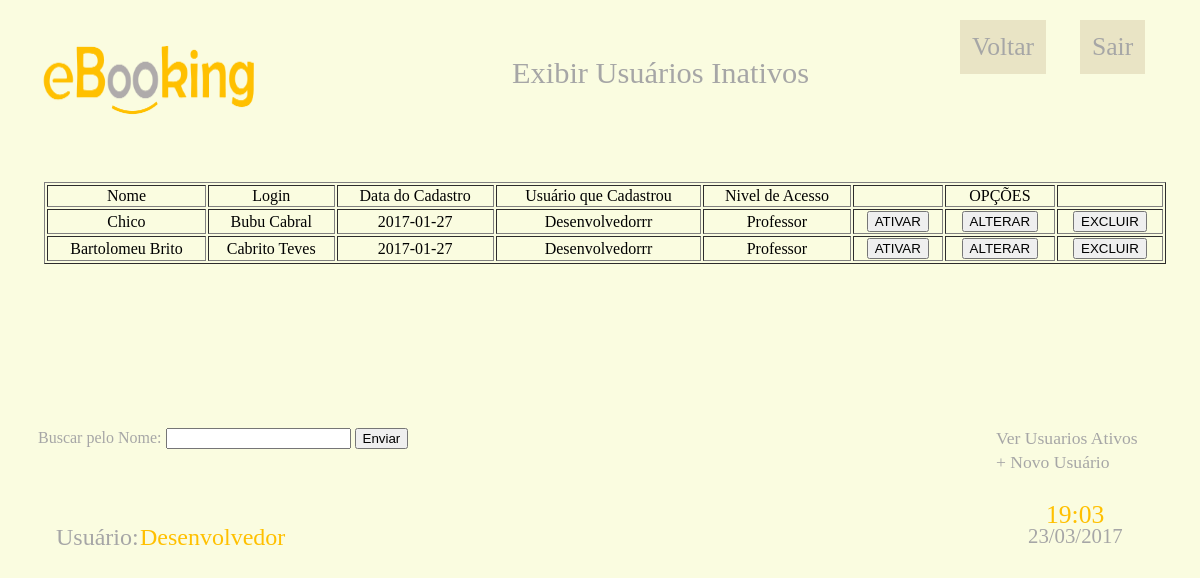
Page /usuarios/usuariosInativos.php (signed in) on the committed database.
### tables this page shows
CREATE TABLE `t_usuario` (
  `cod_usuario` int(11) NOT NULL,
  `login_usuario` varchar(15) NOT NULL,
  `senha_usuario` varchar(45) NOT NULL,
  `nome_usuario` varchar(45) NOT NULL,
  `ativo_usuario` tinyint(1) NOT NULL DEFAULT '1',
  `data_cadastro` date NOT NULL,
  `usu_cadastro` varchar(15) NOT NULL,
  `t_nivel_cod_nivel` int(11) NOT NULL
);

CREATE TABLE `t_nivel` (
  `cod_nivel` int(11) NOT NULL,
  `nome_nivel` varchar(45) NOT NULL,
  `descricao_nivel` varchar(100) NOT NULL,
  `ativo_nivel` varchar(1) NOT NULL DEFAULT '1'
);

### usuarios/usuariosInativos.php (the view, shortened to what this page needs)
<?php
include "../conexao.php";
$date = date('d/m/Y');
$hora = date('H:m');
?>
<!DOCTYPE html>
<html>
<head>
    <link rel="stylesheet" type="text/css" href="../style.css">
</head>
<body >
	<div id="dominio">Exibir Usuários Inativos</div>
	<div id="logo_usuario"><a href="../inicio.php"><img src="../imagens/logo.png"></a></div>
	<div id="busca">
		<form method="POST" action="validacoes/validar_busca_usuario_inativo.php">
			Buscar pelo Nome:
			<input type = 'text' name = 'buscarUsuarioAtivo' title = 'Buscar Usuário' required>
			<input type = 'Submit' value = 'Enviar'>
		</form>
	</div>
	<?php
	$sql="SELECT u.nome_usuario, u.login_usuario, u.data_cadastro, u.usu_cadastro, n.cod_nivel, n.nome_nivel FROM t_usuario u JOIN t_nivel n ON (u.t_nivel_cod_nivel = n.cod_nivel) WHERE u.ativo_usuario='0'";
	$result = mysqli_query($conexao,$sql);
	if (!$result) {
		echo "<script type='text/javascript'>alert ('NÃO FOI POSSIVEL EFETUAR CONSULTA NA TABELA t_usuario!!'); window.location.href='javascript:history.back()';</script>";
		mysqli_close($conexao);
	}else{
		$usuarios = array(array("Nome", "Login", "Data do Cadastro", "Usuário que Cadastrou", "Nivel de Acesso", "","OPÇÕES","" ));
		$i=1;
		while (($linha = mysqli_fetch_array($result))==true) {
			$nome_usuario_busca=$linha['nome_usuario'];
			$login_usuario_busca=$linha['login_usuario'];
			$data_cadastro_busca=$linha['data_cadastro'];
			$usuario_cadastro_busca=$linha['usu_cadastro'];
			$nivel_usuario_busca=$linha['nome_nivel'];
			do {
				$usuarios[$i][0]=$nome_usuario_busca;
				$usuarios[$i][1]=$login_usuario_busca;
				$usuarios[$i][2]=$data_cadastro_busca;
				$usuarios[$i][3]=$usuario_cadastro_busca;
				$usuarios[$i][4]=$nivel_usuario_busca;
				$usuarios[$i][5]="<form method='POST' action='ativar_usuario.php'><button type='submit' name='ativarInativo' value='$i'>ATIVAR</button></form>";
				$usuarios[$i][6]="<form method='POST' action='formularios/form_alterar_usuario.php'><button type='submit' name='alterarAtivo' value='$i'>ALTERAR</button></form>";
				$usuarios[$i][7]="<form method='POST' action='excluir_usuario.php'><button type='submit' name='excluirAtivo' value='$i'>EXCLUIR</button></form>";
				$i++;
			} while ($i<0);
		}	$_SESSION['$usuariosInativos']=$usuarios; ?>
		<div id="tabela">
			<table border="1" width="100%" ">
				<?php
				if ($i!=1) {
					for ($j=0; $j < sizeof($usuarios) ; $j++) {
						echo "<tr>
								<td>".$usuarios[$j][0]."</td>
								<td>".$usuarios[$j][1]."</td>
								<td>".$usuarios[$j][2]."</td>
								<td>".$usuarios[$j][3]."</td>
								<td>".$usuarios[$j][4]."</td>
								<td>".$usuarios[$j][5]."</td>
								<td>".$usuarios[$j][6]."</td>
								<td>".$usuarios[$j][7]."</td>
							</tr>
							<br>";
					}
				}else{
				echo "NENHUM USUÁRIO ATIVO NO MOMENTO!";
				}
				?>
			</table>
		</div>
	<?php
	}
	?>
	<div id="novousuario"> <a href="formularios/NovoUsuario.php"> + Novo Usuário</a></div>
	<div id="mostar"><a href="usuarios.php">Ver Usuarios Ativos</a></div>
	<div id="usuario_rodape">Usuário:</div>
	<div id="usuario"> <?php echo $_SESSION['nome_usuario'] ?> </div>
	<div id="hora"> <?php echo $hora; ?></div>
	<div id="data"> <?php echo $date; ?></div>
	<div id="sair"> <a href="../sair.php">Sair</a></div>
	<div id="voltar"> <a href="../inicio.php">Voltar</a></div>
</body>
</html>

### style.css (style rules this page uses)
body { background-color: rgb(250, 252, 224); font-family: Calibri Light; text-align: center; color:rgb(166, 166, 166); }
a { color:rgb(36,36,36); }
#tabela { overflow: scroll; height:50%; width:93.5%; margin-left:3%; margin-top:10%; color:black; position: absolute; }
#logo_usuario img { width: 24%; height: 26%; margin-left: -50%; margin-top: -3%; position: absolute; }
#dominio { color:rgb(166, 166, 166); font-size: 190%; margin-left: 42%; margin-top: 4%; position: absolute; }
#hora { color:rgb(255, 192, 0); font-family: Calibri Light; font-size: 160%; margin-left: 86.5%; margin-top: 41%; position: absolute; }
#data { font-family: Calibri Light; font-size: 130%; margin-left: 85%; margin-top: 43%; position: absolute; }
#sair a { color:rgb(166, 166, 166); font-family: Calibri Light; background-color:rgb(233,228,197); padding: 1%; text-decoration: none; font-size: 160%; margin-left: 40%; margin-top: 1%; position: absolute; }
#voltar a { color:rgb(166, 166, 166); font-family: Calibri Light; background-color:rgb(233,228,197); padding: 1%; text-decoration: none; font-size: 160%; margin-left: 30%; margin-top: 1%; position: absolute; }
#usuario_rodape { color:rgb(166, 166, 166); font-size: 150%; margin-left: 4%; margin-top: 43%; position: absolute; }
#usuario { color:rgb(255, 192, 0); font-size: 150%; margin-left: 11%; margin-top: 43%; position: absolute; }
#mostar a { color:rgb(166, 166, 166); font-size: 110%; margin-left: 33%; margin-top: 35%; position: absolute; text-decoration: none; }
#novousuario a { color:rgb(166, 166, 166); font-size: 110%; margin-left: 33%; margin-top: 37%; position: absolute; text-decoration: none; }
#busca { margin-left: 2.5%; margin-top: 35%; position: absolute; }

### rows in the picture
t_usuario: nome_usuario "Chico", login_usuario "Bubu Cabral", data_cadastro "2017-01-27", usu_cadastro "Desenvolvedorrr", t_nivel_cod_nivel.nome_nivel "Professor"
t_usuario: nome_usuario "Bartolomeu Brito", login_usuario "Cabrito Teves", data_cadastro "2017-01-27", usu_cadastro "Desenvolvedorrr", t_nivel_cod_nivel.nome_nivel "Professor"

### other values in the picture
$usuarios[$j][0] "Nome"
$usuarios[$j][1] "Login"
$usuarios[$j][2] "Data do Cadastro"
$usuarios[$j][3] "Usuário que Cadastrou"
$usuarios[$j][4] "Nivel de Acesso"
$usuarios[$j][6] "OPÇÕES"
$_SESSION['nome_usuario'] "Desenvolvedor"
